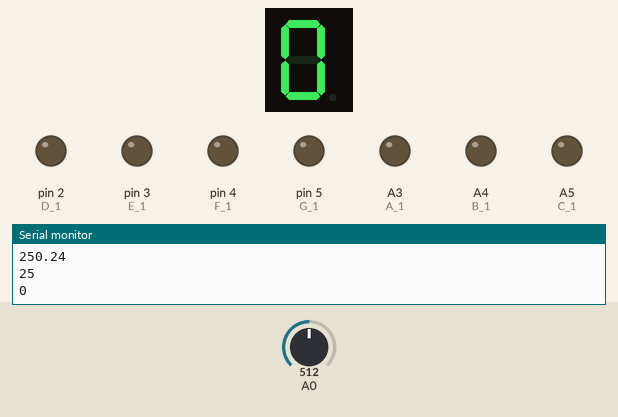
Simulated run of this program. Board: Arduino Uno, built with avr-gcc and run on an emulated ATmega328P. On the bench: 1-digit seven-segment display, output pins drawn as LEDs (lit = HIGH), the last lines printed to the serial monitor. Wiring (inferred from the names in the program): 1-digit 7-segment display, segments lit when LOW: segments pin 7, pin 8, pin 9, pin 10, pin 11, pin 12, pin 13. The test bench sets the inputs (shaded band); at power-on: A0 = 512. The segment pins are drawn as the display they are named for; pins used as bus, display or sensor lines are not drawn.

Above: at 2.3 s.
2.4 s: A0 set to 514
At 3.7 s:
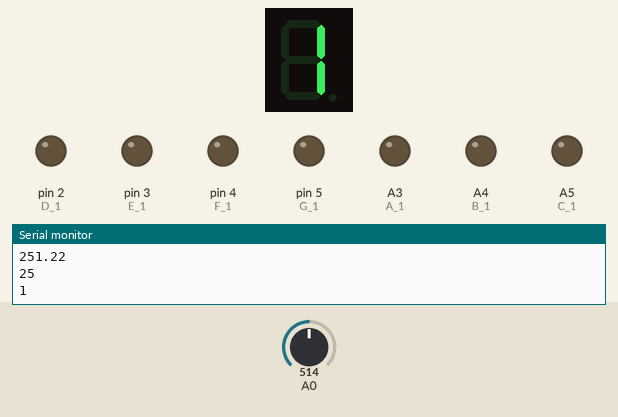
4.5 s: A0 set to 716
At 4.8 s:
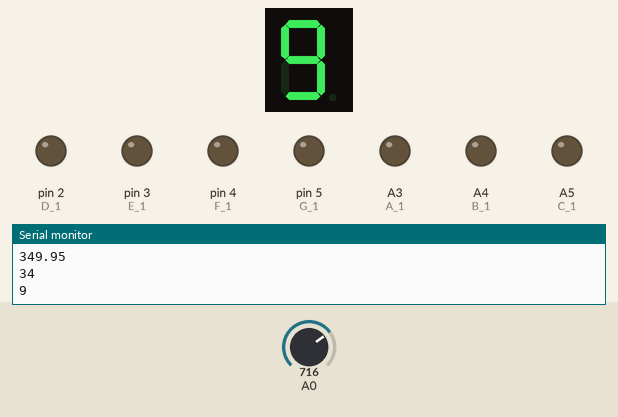
6.6 s: A0 set to 305
8.7 s: A0 set to 304
At 9.6 s:
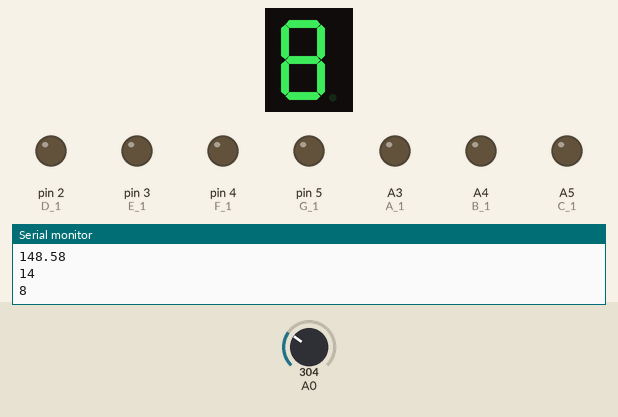
10.8 s: A0 set to 122
At 13.1 s:
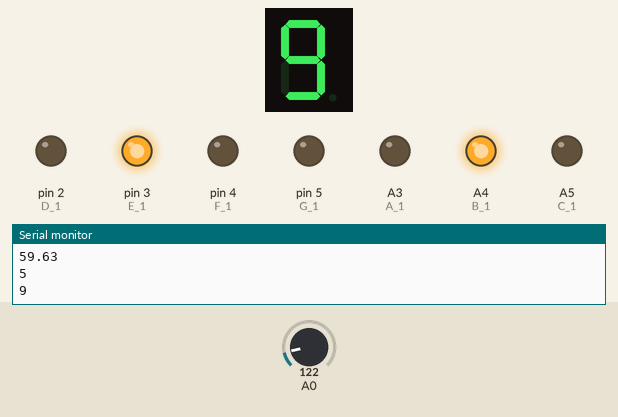
13.5 s: A0 set to 120
At 14.3 s:
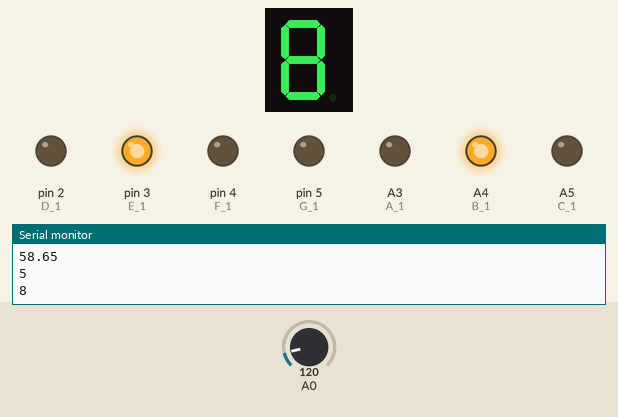
Timing chart, 0 to 16.5 s (numbered marks = the images above; inputs shaded):
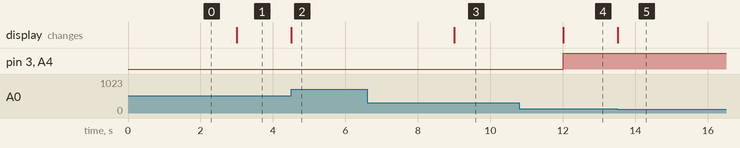

The program:

main.cpp
```cpp
#include <Arduino.h>

// Tens Digit 7 Segment Display
int A_1 = A3;
int B_1 = A4;
int C_1 = A5;
int D_1 = 2;
int E_1 = 3;
int F_1 = 4;
int G_1 = 5;

// Ones Digit 7 Segment Display
int A_2 = 7;
int B_2 = 8;
int C_2 = 9;
int D_2 = 10;
int E_2 = 11;
int F_2 = 12;
int G_2 = 13;

void setup()
{
    Serial.begin(9600);

    // Setting the Analogue Due to Shortage of Pins in Digital GPIO
    pinMode(A_1, OUTPUT);
    pinMode(B_1, OUTPUT);
    pinMode(C_1, OUTPUT);
    pinMode(D_1, OUTPUT);
    pinMode(E_1, OUTPUT);
    pinMode(F_1, OUTPUT);
    pinMode(G_1, OUTPUT);

    pinMode(A_2, OUTPUT);
    pinMode(B_2, OUTPUT);
    pinMode(C_2, OUTPUT);
    pinMode(D_2, OUTPUT);
    pinMode(E_2, OUTPUT);
    pinMode(F_2, OUTPUT);
    pinMode(G_2, OUTPUT);
}

void loop()
{
    // Temperature will assigned to this Variable
    int num;
    int tens_digit;
    int ones_digit;

    // Read the Input on Analog Pin 0:
    int sensorValue = analogRead(A0);

    // Convert the Analog Reading (which goes from 0 - 1023) to a voltage (0 - 5V):
    float voltage = sensorValue * (5.0 / 1023.0);
    // float voltage = sensorValue * ( 3.3 / 4096 );
    float temperature = voltage * 100;

    // Print out the Value you read:
    Serial.println("Temperature : ");
    Serial.println(temperature);

    num = temperature;
    tens_digit = num / 10;
    ones_digit = num % 10;

    Serial.println(tens_digit);
    Serial.println(ones_digit);

    // 7 Segment Display for the Tens Digit
    // These are Active Low i.e due to Common Anode
    if (tens_digit == 0)
    {
        digitalWrite(A_1, LOW);
        digitalWrite(B_1, LOW);
        digitalWrite(C_1, LOW);
        digitalWrite(D_1, LOW);
        digitalWrite(E_1, LOW);
        digitalWrite(F_1, LOW);
        digitalWrite(G_1, HIGH);
    }

    else if (tens_digit == 1)
    {
        digitalWrite(A_1, HIGH);
        digitalWrite(B_1, LOW);
        digitalWrite(C_1, LOW);
        digitalWrite(D_1, HIGH);
        digitalWrite(E_1, HIGH);
        digitalWrite(F_1, HIGH);
        digitalWrite(G_1, HIGH);
    }

    else if (tens_digit == 2)
    {
        digitalWrite(A_1, LOW);
        digitalWrite(B_1, LOW);
        digitalWrite(C_1, HIGH);
        digitalWrite(D_1, LOW);
        digitalWrite(E_1, LOW);
        digitalWrite(F_1, HIGH);
        digitalWrite(G_1, LOW);
    }

    else if (tens_digit == 3)
    {
        digitalWrite(A_1, LOW);
        digitalWrite(B_1, LOW);
        digitalWrite(C_1, LOW);
        digitalWrite(D_1, LOW);
        digitalWrite(E_1, HIGH);
        digitalWrite(F_1, HIGH);
        digitalWrite(G_1, LOW);
    }

    else if (tens_digit == 4)
    {
        digitalWrite(A_1, HIGH);
        digitalWrite(B_1, LOW);
        digitalWrite(C_1, LOW);
        digitalWrite(D_1, HIGH);
        digitalWrite(E_1, HIGH);
        digitalWrite(F_1, LOW);
        digitalWrite(G_1, LOW);
    }

    else if (tens_digit == 5)
    {
        digitalWrite(A_1, LOW);
        digitalWrite(B_1, HIGH);
        digitalWrite(C_1, LOW);
        digitalWrite(D_1, LOW);
        digitalWrite(E_1, HIGH);
        digitalWrite(F_1, LOW);
        digitalWrite(G_1, LOW);
    }

    else if (tens_digit == 6)
    {
        digitalWrite(A_1, LOW);
        digitalWrite(B_1, HIGH);
        digitalWrite(C_1, LOW);
        digitalWrite(D_1, LOW);
        digitalWrite(E_1, LOW);
        digitalWrite(F_1, LOW);
        digitalWrite(G_1, LOW);
    }

    else if (tens_digit == 7)
    {
        digitalWrite(A_1, LOW);
        digitalWrite(B_1, LOW);
        digitalWrite(C_1, LOW);
        digitalWrite(D_1, HIGH);
        digitalWrite(E_1, HIGH);
        digitalWrite(F_1, HIGH);
        digitalWrite(G_1, HIGH);
    }

    else if (tens_digit == 8)
    {
        digitalWrite(A_1, LOW);
        digitalWrite(B_1, LOW);
        digitalWrite(C_1, LOW);
        digitalWrite(D_1, LOW);
        digitalWrite(E_1, LOW);
        digitalWrite(F_1, LOW);
        digitalWrite(G_1, LOW);
    }

    else if (tens_digit == 9)
    {
        digitalWrite(A_1, LOW);
        digitalWrite(B_1, LOW);
        digitalWrite(C_1, LOW);
        digitalWrite(D_1, LOW);
        digitalWrite(E_1, HIGH);
        digitalWrite(F_1, LOW);
        digitalWrite(G_1, LOW);
    }

    // 7 Segment Display for the ones Digit
    if (ones_digit == 0)
    {
        digitalWrite(A_2, LOW);
        digitalWrite(B_2, LOW);
        digitalWrite(C_2, LOW);
        digitalWrite(D_2, LOW);
        digitalWrite(E_2, LOW);
        digitalWrite(F_2, LOW);
        digitalWrite(G_2, HIGH);
    }

    else if (ones_digit == 1)
    {
        digitalWrite(A_2, HIGH);
        digitalWrite(B_2, LOW);
        digitalWrite(C_2, LOW);
        digitalWrite(D_2, HIGH);
        digitalWrite(E_2, HIGH);
        digitalWrite(F_2, HIGH);
        digitalWrite(G_2, HIGH);
    }

    else if (ones_digit == 2)
    {
        digitalWrite(A_2, LOW);
        digitalWrite(B_2, LOW);
        digitalWrite(C_2, HIGH);
        digitalWrite(D_2, LOW);
        digitalWrite(E_2, LOW);
        digitalWrite(F_2, HIGH);
        digitalWrite(G_2, LOW);
    }

    else if (ones_digit == 3)
    {
        digitalWrite(A_2, LOW);
        digitalWrite(B_2, LOW);
        digitalWrite(C_2, LOW);
        digitalWrite(D_2, LOW);
        digitalWrite(E_2, HIGH);
        digitalWrite(F_2, HIGH);
        digitalWrite(G_2, LOW);
    }

    else if (ones_digit == 4)
    {
        digitalWrite(A_2, HIGH);
        digitalWrite(B_2, LOW);
        digitalWrite(C_2, LOW);
        digitalWrite(D_2, HIGH);
        digitalWrite(E_2, HIGH);
        digitalWrite(F_2, LOW);
        digitalWrite(G_2, LOW);
    }

    else if (ones_digit == 5)
    {
        digitalWrite(A_2, LOW);
        digitalWrite(B_2, HIGH);
        digitalWrite(C_2, LOW);
        digitalWrite(D_2, LOW);
        digitalWrite(E_2, HIGH);
        digitalWrite(F_2, LOW);
        digitalWrite(G_2, LOW);
    }

    else if (ones_digit == 6)
    {
        digitalWrite(A_2, LOW);
        digitalWrite(B_2, HIGH);
        digitalWrite(C_2, LOW);
        digitalWrite(D_2, LOW);
        digitalWrite(E_2, LOW);
        digitalWrite(F_2, LOW);
        digitalWrite(G_2, LOW);
    }

    else if (ones_digit == 7)
    {
        digitalWrite(A_2, LOW);
        digitalWrite(B_2, LOW);
        digitalWrite(C_2, LOW);
        digitalWrite(D_2, HIGH);
        digitalWrite(E_2, HIGH);
        digitalWrite(F_2, HIGH);
        digitalWrite(G_2, HIGH);
    }

    else if (ones_digit == 8)
    {
        digitalWrite(A_2, LOW);
        digitalWrite(B_2, LOW);
        digitalWrite(C_2, LOW);
        digitalWrite(D_2, LOW);
        digitalWrite(E_2, LOW);
        digitalWrite(F_2, LOW);
        digitalWrite(G_2, LOW);
    }

    else if (ones_digit == 9)
    {
        digitalWrite(A_2, LOW);
        digitalWrite(B_2, LOW);
        digitalWrite(C_2, LOW);
        digitalWrite(D_2, LOW);
        digitalWrite(E_2, HIGH);
        digitalWrite(F_2, LOW);
        digitalWrite(G_2, LOW);
    }

    delay(1500);
}
```

Measured:
- after the input at 2.4 s, the display: changes after 0.60 s (image 1)
- after the input at 4.5 s, the display: changes at once (image 2)
- after the input at 8.7 s, the display: changes after 0.31 s (image 3)
- after the input at 10.8 s, pin 3 (E_1), A4 (B_1): LOW → HIGH after 1.2 s; the display: changes after 1.2 s (image 4)
- after the input at 13.5 s, the display: changes at once (image 5)
